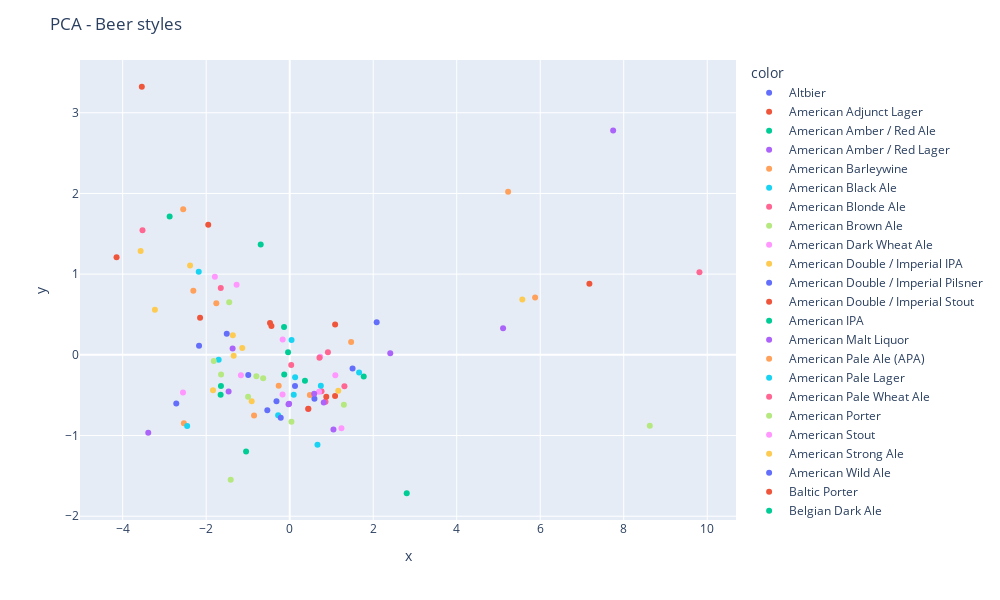

Source (notebook cell):
### Markdown cell above
Now now we have all of our features in place, we can perform PCA.

### Code cell
X_reduced_pca = PCA(n_components=2).fit(X).transform(X)

# Plot the data reduced in 2d space with PCA
fig = px.scatter(x=X_reduced_pca[:,0], y=X_reduced_pca[:,1], color=style_labels)
fig.update_layout(
    title='PCA - Beer styles',
    width=1000,
    height=600,
)
fig.show()

### Figure 1 — Plotly figure (JSON) as saved in the notebook; plotly's stock layout.template omitted (floating-point values rounded to 4 significant figures)
{"data": [{"hovertemplate": "color=Altbier<br>x=%{x}<br>y=%{y}<extra></extra>", "legendgroup": "Altbier", "marker": {"color": "#636efa", "symbol": "circle"}, "mode": "markers", "name": "Altbier", "orientation": "v", "showlegend": true, "type": "scatter", "x": [0.1266], "xaxis": "x", "y": [-0.3863], "yaxis": "y"}, {"hovertemplate": "color=American Adjunct Lager<br>x=%{x}<br>y=%{y}<extra></extra>", "legendgroup": "American Adjunct Lager", "marker": {"color": "#EF553B", "symbol": "circle"}, "mode": "markers", "name": "American Adjunct Lager", "orientation": "v", "showlegend": true, "type": "scatter", "x": [7.178], "xaxis": "x", "y": [0.8805], "yaxis": "y"}, {"hovertemplate": "color=American Amber / Red Ale<br>x=%{x}<br>y=%{y}<extra></extra>", "legendgroup": "American Amber / Red Ale", "marker": {"color": "#00cc96", "symbol": "circle"}, "mode": "markers", "name": "American Amber / Red Ale", "orientation": "v", "showlegend": true, "type": "scatter", "x": [-0.1316], "xaxis": "x", "y": [-0.2438], "yaxis": "y"}, {"hovertemplate": "color=American Amber / Red Lager<br>x=%{x}<br>y=%{y}<extra></extra>", "legendgroup": "American Amber / Red Lager", "marker": {"color": "#ab63fa", "symbol": "circle"}, "mode": "markers", "name": "American Amber / Red Lager", "orientation": "v", "showlegend": true, "type": "scatter", "x": [2.409], "xaxis": "x", "y": [0.0188], "yaxis": "y"}, {"hovertemplate": "color=American Barleywine<br>x=%{x}<br>y=%{y}<extra></extra>", "legendgroup": "American Barleywine", "marker": {"color": "#FFA15A", "symbol": "circle"}, "mode": "markers", "name": "American Barleywine", "orientation": "v", "showlegend": true, "type": "scatter", "x": [-2.551], "xaxis": "x", "y": [1.804], "yaxis": "y"}, {"hovertemplate": "color=American Black Ale<br>x=%{x}<br>y=%{y}<extra></extra>", "legendgroup": "American Black Ale", "marker": {"color": "#19d3f3", "symbol": "circle"}, "mode": "markers", "name": "American Black Ale", "orientation": "v", "showlegend": true, "type": "scatter", "x": [-1.701], "xaxis": "x", "y": [-0.05968], "yaxis": "y"}, {"hovertemplate": "color=American Blonde Ale<br>x=%{x}<br>y=%{y}<extra></extra>", "legendgroup": "American Blonde Ale", "marker": {"color": "#FF6692", "symbol": "circle"}, "mode": "markers", "name": "American Blonde Ale", "orientation": "v", "showlegend": true, "type": "scatter", "x": [1.311], "xaxis": "x", "y": [-0.388], "yaxis": "y"}, {"hovertemplate": "color=American Brown Ale<br>x=%{x}<br>y=%{y}<extra></extra>", "legendgroup": "American Brown Ale", "marker": {"color": "#B6E880", "symbol": "circle"}, "mode": "markers", "name": "American Brown Ale", "orientation": "v", "showlegend": true, "type": "scatter", "x": [-0.7982], "xaxis": "x", "y": [-0.2647], "yaxis": "y"}, {"hovertemplate": "color=American Dark Wheat Ale<br>x=%{x}<br>y=%{y}<extra></extra>", "legendgroup": "American Dark Wheat Ale", "marker": {"color": "#FF97FF", "symbol": "circle"}, "mode": "markers", "name": "American Dark Wheat Ale", "orientation": "v", "showlegend": true, "type": "scatter", "x": [0.73], "xaxis": "x", "y": [-0.02254], "yaxis": "y"}, {"hovertemplate": "color=American Double / Imperial IPA<br>x=%{x}<br>y=%{y}<extra></extra>", "legendgroup": "American Double / Imperial IPA", "marker": {"color": "#FECB52", "symbol": "circle"}, "mode": "markers", "name": "American Double / Imperial IPA", "orientation": "v", "showlegend": true, "type": "scatter", "x": [-3.229], "xaxis": "x", "y": [0.559], "yaxis": "y"}, {"hovertemplate": "color=American Double / Imperial Pilsner<br>x=%{x}<br>y=%{y}<extra></extra>", "legendgroup": "American Double / Imperial Pilsner", "marker": {"color": "#636efa", "symbol": "circle"}, "mode": "markers", "name": "American Double / Imperial Pilsner", "orientation": "v", "showlegend": true, "type": "scatter", "x": [-1.508], "xaxis": "x", "y": [0.2605], "yaxis": "y"}, {"hovertemplate": "color=American Double / Imperial Stout<br>x=%{x}<br>y=%{y}<extra></extra>", "legendgroup": "American Double / Imperial Stout", "marker": {"color": "#EF553B", "symbol": "circle"}, "mode": "markers", "name": "American Double / Imperial Stout", "orientation": "v", "showlegend": true, "type": "scatter", "x": [-4.147], "xaxis": "x", "y": [1.208], "yaxis": "y"}, {"hovertemplate": "color=American IPA<br>x=%{x}<br>y=%{y}<extra></extra>", "legendgroup": "American IPA", "marker": {"color": "#00cc96", "symbol": "circle"}, "mode": "markers", "name": "American IPA", "orientation": "v", "showlegend": true, "type": "scatter", "x": [-1.647], "xaxis": "x", "y": [-0.3854], "yaxis": "y"}, {"hovertemplate": "color=American Malt Liquor<br>x=%{x}<br>y=%{y}<extra></extra>", "legendgroup": "American Malt Liquor", "marker": {"color": "#ab63fa", "symbol": "circle"}, "mode": "markers", "name": "American Malt Liquor", "orientation": "v", "showlegend": true, "type": "scatter", "x": [7.747], "xaxis": "x", "y": [2.779], "yaxis": "y"}, {"hovertemplate": "color=American Pale Ale (APA)<br>x=%{x}<br>y=%{y}<extra></extra>", "legendgroup": "American Pale Ale (APA)", "marker": {"color": "#FFA15A", "symbol": "circle"}, "mode": "markers", "name": "American Pale Ale (APA)", "orientation": "v", "showlegend": true, "type": "scatter", "x": [-0.8538], "xaxis": "x", "y": [-0.7509], "yaxis": "y"}, {"hovertemplate": "color=American Pale Lager<br>x=%{x}<br>y=%{y}<extra></extra>", "legendgroup": "American Pale Lager", "marker": {"color": "#19d3f3", "symbol": "circle"}, "mode": "markers", "name": "American Pale Lager", "orientation": "v", "showlegend": true, "type": "scatter", "x": [1.662], "xaxis": "x", "y": [-0.2197], "yaxis": "y"}, {"hovertemplate": "color=American Pale Wheat Ale<br>x=%{x}<br>y=%{y}<extra></extra>", "legendgroup": "American Pale Wheat Ale", "marker": {"color": "#FF6692", "symbol": "circle"}, "mode": "markers", "name": "American Pale Wheat Ale", "orientation": "v", "showlegend": true, "type": "scatter", "x": [0.7622], "xaxis": "x", "y": [-0.45], "yaxis": "y"}, {"hovertemplate": "color=American Porter<br>x=%{x}<br>y=%{y}<extra></extra>", "legendgroup": "American Porter", "marker": {"color": "#B6E880", "symbol": "circle"}, "mode": "markers", "name": "American Porter", "orientation": "v", "showlegend": true, "type": "scatter", "x": [-1.644], "xaxis": "x", "y": [-0.2447], "yaxis": "y"}, {"hovertemplate": "color=American Stout<br>x=%{x}<br>y=%{y}<extra></extra>", "legendgroup": "American Stout", "marker": {"color": "#FF97FF", "symbol": "circle"}, "mode": "markers", "name": "American Stout", "orientation": "v", "showlegend": true, "type": "scatter", "x": [-1.169], "xaxis": "x", "y": [-0.2544], "yaxis": "y"}, {"hovertemplate": "color=American Strong Ale<br>x=%{x}<br>y=%{y}<extra></extra>", "legendgroup": "American Strong Ale", "marker": {"color": "#FECB52", "symbol": "circle"}, "mode": "markers", "name": "American Strong Ale", "orientation": "v", "showlegend": true, "type": "scatter", "x": [-2.387], "xaxis": "x", "y": [1.106], "yaxis": "y"}, {"hovertemplate": "color=American Wild Ale<br>x=%{x}<br>y=%{y}<extra></extra>", "legendgroup": "American Wild Ale", "marker": {"color": "#636efa", "symbol": "circle"}, "mode": "markers", "name": "American Wild Ale", "orientation": "v", "showlegend": true, "type": "scatter", "x": [-2.717], "xaxis": "x", "y": [-0.6046], "yaxis": "y"}, {"hovertemplate": "color=Baltic Porter<br>x=%{x}<br>y=%{y}<extra></extra>", "legendgroup": "Baltic Porter", "marker": {"color": "#EF553B", "symbol": "circle"}, "mode": "markers", "name": "Baltic Porter", "orientation": "v", "showlegend": true, "type": "scatter", "x": [-2.147], "xaxis": "x", "y": [0.4609], "yaxis": "y"}, {"hovertemplate": "color=Belgian Dark Ale<br>x=%{x}<br>y=%{y}<extra></extra>", "legendgroup": "Belgian Dark Ale", "marker": {"color": "#00cc96", "symbol": "circle"}, "mode": "markers", "name": "Belgian Dark Ale", "orientation": "v", "showlegend": true, "type": "scatter", "x": [-0.03922], "xaxis": "x", "y": [0.0332], "yaxis": "y"}, {"hovertemplate": "color=Belgian IPA<br>x=%{x}<br>y=%{y}<extra></extra>", "legendgroup": "Belgian IPA", "marker": {"color": "#ab63fa", "symbol": "circle"}, "mode": "markers", "name": "Belgian IPA", "orientation": "v", "showlegend": true, "type": "scatter", "x": [-1.368], "xaxis": "x", "y": [0.07955], "yaxis": "y"}, {"hovertemplate": "color=Belgian Pale Ale<br>x=%{x}<br>y=%{y}<extra></extra>", "legendgroup": "Belgian Pale Ale", "marker": {"color": "#FFA15A", "symbol": "circle"}, "mode": "markers", "name": "Belgian Pale Ale", "orientation": "v", "showlegend": true, "type": "scatter", "x": [-0.2637], "xaxis": "x", "y": [-0.3832], "yaxis": "y"}, {"hovertemplate": "color=Belgian Strong Dark Ale<br>x=%{x}<br>y=%{y}<extra></extra>", "legendgroup": "Belgian Strong Dark Ale", "marker": {"color": "#19d3f3", "symbol": "circle"}, "mode": "markers", "name": "Belgian Strong Dark Ale", "orientation": "v", "showlegend": true, "type": "scatter", "x": [-2.179], "xaxis": "x", "y": [1.03], "yaxis": "y"}, {"hovertemplate": "color=Belgian Strong Pale Ale<br>x=%{x}<br>y=%{y}<extra></extra>", "legendgroup": "Belgian Strong Pale Ale", "marker": {"color": "#FF6692", "symbol": "circle"}, "mode": "markers", "name": "Belgian Strong Pale Ale", "orientation": "v", "showlegend": true, "type": "scatter", "x": [-1.651], "xaxis": "x", "y": [0.828], "yaxis": "y"}, {"hovertemplate": "color=Berliner Weissbier<br>x=%{x}<br>y=%{y}<extra></extra>", "legendgroup": "Berliner Weissbier", "marker": {"color": "#B6E880", "symbol": "circle"}, "mode": "markers", "name": "Berliner Weissbier", "orientation": "v", "showlegend": true, "type": "scatter", "x": [-1.413], "xaxis": "x", "y": [-1.547], "yaxis": "y"}, {"hovertemplate": "color=Bière de Champagne / Bière Brut<br>x=%{x}<br>y=%{y}<extra></extra>", "legendgroup": "Bière de Champagne / Bière Brut", "marker": {"color": "#FF97FF", "symbol": "circle"}, "mode": "markers", "name": "Bière de Champagne / Bière Brut", "orientation": "v", "showlegend": true, "type": "scatter", "x": [-1.272], "xaxis": "x", "y": [0.8699], "yaxis": "y"}, {"hovertemplate": "color=Bière de Garde<br>x=%{x}<br>y=%{y}<extra></extra>", "legendgroup": "Bière de Garde", "marker": {"color": "#FECB52", "symbol": "circle"}, "mode": "markers", "name": "Bière de Garde", "orientation": "v", "showlegend": true, "type": "scatter", "x": [-1.137], "xaxis": "x", "y": [0.08347], "yaxis": "y"}, {"hovertemplate": "color=Black & Tan<br>x=%{x}<br>y=%{y}<extra></extra>", "legendgroup": "Black & Tan", "marker": {"color": "#636efa", "symbol": "circle"}, "mode": "markers", "name": "Black & Tan", "orientation": "v", "showlegend": true, "type": "scatter", "x": [2.083], "xaxis": "x", "y": [0.4029], "yaxis": "y"}, {"hovertemplate": "color=Bock<br>x=%{x}<br>y=%{y}<extra></extra>", "legendgroup": "Bock", "marker": {"color": "#EF553B", "symbol": "circle"}, "mode": "markers", "name": "Bock", "orientation": "v", "showlegend": true, "type": "scatter", "x": [1.088], "xaxis": "x", "y": [0.3771], "yaxis": "y"}, {"hovertemplate": "color=Braggot<br>x=%{x}<br>y=%{y}<extra></extra>", "legendgroup": "Braggot", "marker": {"color": "#00cc96", "symbol": "circle"}, "mode": "markers", "name": "Braggot", "orientation": "v", "showlegend": true, "type": "scatter", "x": [-0.6944], "xaxis": "x", "y": [1.369], "yaxis": "y"}, {"hovertemplate": "color=California Common / Steam Beer<br>x=%{x}<br>y=%{y}<extra></extra>", "legendgroup": "California Common / Steam Beer", "marker": {"color": "#ab63fa", "symbol": "circle"}, "mode": "markers", "name": "California Common / Steam Beer", "orientation": "v", "showlegend": true, "type": "scatter", "x": [-0.0283], "xaxis": "x", "y": [-0.6131], "yaxis": "y"}, {"hovertemplate": "color=Chile Beer<br>x=%{x}<br>y=%{y}<extra></extra>", "legendgroup": "Chile Beer", "marker": {"color": "#FFA15A", "symbol": "circle"}, "mode": "markers", "name": "Chile Beer", "orientation": "v", "showlegend": true, "type": "scatter", "x": [1.471], "xaxis": "x", "y": [0.1606], "yaxis": "y"}, {"hovertemplate": "color=Cream Ale<br>x=%{x}<br>y=%{y}<extra></extra>", "legendgroup": "Cream Ale", "marker": {"color": "#19d3f3", "symbol": "circle"}, "mode": "markers", "name": "Cream Ale", "orientation": "v", "showlegend": true, "type": "scatter", "x": [0.7453], "xaxis": "x", "y": [-0.3822], "yaxis": "y"}, {"hovertemplate": "color=Czech Pilsener<br>x=%{x}<br>y=%{y}<extra></extra>", "legendgroup": "Czech Pilsener", "marker": {"color": "#FF6692", "symbol": "circle"}, "mode": "markers", "name": "Czech Pilsener", "orientation": "v", "showlegend": true, "type": "scatter", "x": [0.8576], "xaxis": "x", "y": [-0.5805], "yaxis": "y"}, {"hovertemplate": "color=Doppelbock<br>x=%{x}<br>y=%{y}<extra></extra>", "legendgroup": "Doppelbock", "marker": {"color": "#B6E880", "symbol": "circle"}, "mode": "markers", "name": "Doppelbock", "orientation": "v", "showlegend": true, "type": "scatter", "x": [-1.449], "xaxis": "x", "y": [0.6518], "yaxis": "y"}, {"hovertemplate": "color=Dortmunder / Export Lager<br>x=%{x}<br>y=%{y}<extra></extra>", "legendgroup": "Dortmunder / Export Lager", "marker": {"color": "#FF97FF", "symbol": "circle"}, "mode": "markers", "name": "Dortmunder / Export Lager", "orientation": "v", "showlegend": true, "type": "scatter", "x": [0.7045], "xaxis": "x", "y": [-0.4572], "yaxis": "y"}, {"hovertemplate": "color=Dubbel<br>x=%{x}<br>y=%{y}<extra></extra>", "legendgroup": "Dubbel", "marker": {"color": "#FECB52", "symbol": "circle"}, "mode": "markers", "name": "Dubbel", "orientation": "v", "showlegend": true, "type": "scatter", "x": [-1.363], "xaxis": "x", "y": [0.2424], "yaxis": "y"}, {"hovertemplate": "color=Dunkelweizen<br>x=%{x}<br>y=%{y}<extra></extra>", "legendgroup": "Dunkelweizen", "marker": {"color": "#636efa", "symbol": "circle"}, "mode": "markers", "name": "Dunkelweizen", "orientation": "v", "showlegend": true, "type": "scatter", "x": [-0.3168], "xaxis": "x", "y": [-0.5751], "yaxis": "y"}, {"hovertemplate": "color=Eisbock<br>x=%{x}<br>y=%{y}<extra></extra>", "legendgroup": "Eisbock", "marker": {"color": "#EF553B", "symbol": "circle"}, "mode": "markers", "name": "Eisbock", "orientation": "v", "showlegend": true, "type": "scatter", "x": [-3.542], "xaxis": "x", "y": [3.322], "yaxis": "y"}, {"hovertemplate": "color=English Barleywine<br>x=%{x}<br>y=%{y}<extra></extra>", "legendgroup": "English Barleywine", "marker": {"color": "#00cc96", "symbol": "circle"}, "mode": "markers", "name": "English Barleywine", "orientation": "v", "showlegend": true, "type": "scatter", "x": [-2.875], "xaxis": "x", "y": [1.713], "yaxis": "y"}, {"hovertemplate": "color=English Bitter<br>x=%{x}<br>y=%{y}<extra></extra>", "legendgroup": "English Bitter", "marker": {"color": "#ab63fa", "symbol": "circle"}, "mode": "markers", "name": "English Bitter", "orientation": "v", "showlegend": true, "type": "scatter", "x": [1.047], "xaxis": "x", "y": [-0.9242], "yaxis": "y"}, {"hovertemplate": "color=English Brown Ale<br>x=%{x}<br>y=%{y}<extra></extra>", "legendgroup": "English Brown Ale", "marker": {"color": "#FFA15A", "symbol": "circle"}, "mode": "markers", "name": "English Brown Ale", "orientation": "v", "showlegend": true, "type": "scatter", "x": [0.4826], "xaxis": "x", "y": [-0.4986], "yaxis": "y"}, {"hovertemplate": "color=English Dark Mild Ale<br>x=%{x}<br>y=%{y}<extra></extra>", "legendgroup": "English Dark Mild Ale", "marker": {"color": "#19d3f3", "symbol": "circle"}, "mode": "markers", "name": "English Dark Mild Ale", "orientation": "v", "showlegend": true, "type": "scatter", "x": [0.665], "xaxis": "x", "y": [-1.113], "yaxis": "y"}, {"hovertemplate": "color=English India Pale Ale (IPA)<br>x=%{x}<br>y=%{y}<extra></extra>", "legendgroup": "English India Pale Ale (IPA)", "marker": {"color": "#FF6692", "symbol": "circle"}, "mode": "markers", "name": "English India Pale Ale (IPA)", "orientation": "v", "showlegend": true, "type": "scatter", "x": [0.7123], "xaxis": "x", "y": [-0.03701], "yaxis": "y"}, {"hovertemplate": "color=English Pale Ale<br>x=%{x}<br>y=%{y}<extra></extra>", "legendgroup": "English Pale Ale", "marker": {"color": "#B6E880", "symbol": "circle"}, "mode": "markers", "name": "English Pale Ale", "orientation": "v", "showlegend": true, "type": "scatter", "x": [1.298], "xaxis": "x", "y": [-0.6173], "yaxis": "y"}, {"hovertemplate": "color=English Pale Mild Ale<br>x=%{x}<br>y=%{y}<extra></extra>", "legendgroup": "English Pale Mild Ale", "marker": {"color": "#FF97FF", "symbol": "circle"}, "mode": "markers", "name": "English Pale Mild Ale", "orientation": "v", "showlegend": true, "type": "scatter", "x": [1.239], "xaxis": "x", "y": [-0.9087], "yaxis": "y"}, {"hovertemplate": "color=English Porter<br>x=%{x}<br>y=%{y}<extra></extra>", "legendgroup": "English Porter", "marker": {"color": "#FECB52", "symbol": "circle"}, "mode": "markers", "name": "English Porter", "orientation": "v", "showlegend": true, "type": "scatter", "x": [-0.9105], "xaxis": "x", "y": [-0.5761], "yaxis": "y"}, {"hovertemplate": "color=English Stout<br>x=%{x}<br>y=%{y}<extra></extra>", "legendgroup": "English Stout", "marker": {"color": "#636efa", "symbol": "circle"}, "mode": "markers", "name": "English Stout", "orientation": "v", "showlegend": true, "type": "scatter", "x": [-0.5365], "xaxis": "x", "y": [-0.6863], "yaxis": "y"}, {"hovertemplate": "color=English Strong Ale<br>x=%{x}<br>y=%{y}<extra></extra>", "legendgroup": "English Strong Ale", "marker": {"color": "#EF553B", "symbol": "circle"}, "mode": "markers", "name": "English Strong Ale", "orientation": "v", "showlegend": true, "type": "scatter", "x": [-0.4712], "xaxis": "x", "y": [0.3952], "yaxis": "y"}, {"hovertemplate": "color=Euro Dark Lager<br>x=%{x}<br>y=%{y}<extra></extra>", "legendgroup": "Euro Dark Lager", "marker": {"color": "#00cc96", "symbol": "circle"}, "mode": "markers", "name": "Euro Dark Lager", "orientation": "v", "showlegend": true, "type": "scatter", "x": [1.773], "xaxis": "x", "y": [-0.2696], "yaxis": "y"}, {"hovertemplate": "color=Euro Pale Lager<br>x=%{x}<br>y=%{y}<extra></extra>", "legendgroup": "Euro Pale Lager", "marker": {"color": "#ab63fa", "symbol": "circle"}, "mode": "markers", "name": "Euro Pale Lager", "orientation": "v", "showlegend": true, "type": "scatter", "x": [5.11], "xaxis": "x", "y": [0.3302], "yaxis": "y"}, {"hovertemplate": "color=Euro Strong Lager<br>x=%{x}<br>y=%{y}<extra></extra>", "legendgroup": "Euro Strong Lager", "marker": {"color": "#FFA15A", "symbol": "circle"}, "mode": "markers", "name": "Euro Strong Lager", "orientation": "v", "showlegend": true, "type": "scatter", "x": [5.231], "xaxis": "x", "y": [2.019], "yaxis": "y"}, {"hovertemplate": "color=Extra Special / Strong Bitter (ESB)<br>x=%{x}<br>y=%{y}<extra></extra>", "legendgroup": "Extra Special / Strong Bitter (ESB)", "marker": {"color": "#19d3f3", "symbol": "circle"}, "mode": "markers", "name": "Extra Special / Strong Bitter (ESB)", "orientation": "v", "showlegend": true, "type": "scatter", "x": [0.09666], "xaxis": "x", "y": [-0.4945], "yaxis": "y"}, {"hovertemplate": "color=Faro<br>x=%{x}<br>y=%{y}<extra></extra>", "legendgroup": "Faro", "marker": {"color": "#FF6692", "symbol": "circle"}, "mode": "markers", "name": "Faro", "orientation": "v", "showlegend": true, "type": "scatter", "x": [0.4447], "xaxis": "x", "y": [-0.6709], "yaxis": "y"}, {"hovertemplate": "color=Flanders Oud Bruin<br>x=%{x}<br>y=%{y}<extra></extra>", "legendgroup": "Flanders Oud Bruin", "marker": {"color": "#B6E880", "symbol": "circle"}, "mode": "markers", "name": "Flanders Oud Bruin", "orientation": "v", "showlegend": true, "type": "scatter", "x": [-1.818], "xaxis": "x", "y": [-0.07631], "yaxis": "y"}, {"hovertemplate": "color=Flanders Red Ale<br>x=%{x}<br>y=%{y}<extra></extra>", "legendgroup": "Flanders Red Ale", "marker": {"color": "#FF97FF", "symbol": "circle"}, "mode": "markers", "name": "Flanders Red Ale", "orientation": "v", "showlegend": true, "type": "scatter", "x": [-2.556], "xaxis": "x", "y": [-0.468], "yaxis": "y"}, {"hovertemplate": "color=Foreign / Export Stout<br>x=%{x}<br>y=%{y}<extra></extra>", "legendgroup": "Foreign / Export Stout", "marker": {"color": "#FECB52", "symbol": "circle"}, "mode": "markers", "name": "Foreign / Export Stout", "orientation": "v", "showlegend": true, "type": "scatter", "x": [-1.342], "xaxis": "x", "y": [-0.01189], "yaxis": "y"}, {"hovertemplate": "color=Fruit / Vegetable Beer<br>x=%{x}<br>y=%{y}<extra></extra>", "legendgroup": "Fruit / Vegetable Beer", "marker": {"color": "#636efa", "symbol": "circle"}, "mode": "markers", "name": "Fruit / Vegetable Beer", "orientation": "v", "showlegend": true, "type": "scatter", "x": [1.506], "xaxis": "x", "y": [-0.1695], "yaxis": "y"}, {"hovertemplate": "color=German Pilsener<br>x=%{x}<br>y=%{y}<extra></extra>", "legendgroup": "German Pilsener", "marker": {"color": "#EF553B", "symbol": "circle"}, "mode": "markers", "name": "German Pilsener", "orientation": "v", "showlegend": true, "type": "scatter", "x": [1.087], "xaxis": "x", "y": [-0.5105], "yaxis": "y"}, {"hovertemplate": "color=Gose<br>x=%{x}<br>y=%{y}<extra></extra>", "legendgroup": "Gose", "marker": {"color": "#00cc96", "symbol": "circle"}, "mode": "markers", "name": "Gose", "orientation": "v", "showlegend": true, "type": "scatter", "x": [-1.045], "xaxis": "x", "y": [-1.199], "yaxis": "y"}, {"hovertemplate": "color=Gueuze<br>x=%{x}<br>y=%{y}<extra></extra>", "legendgroup": "Gueuze", "marker": {"color": "#ab63fa", "symbol": "circle"}, "mode": "markers", "name": "Gueuze", "orientation": "v", "showlegend": true, "type": "scatter", "x": [-3.388], "xaxis": "x", "y": [-0.9663], "yaxis": "y"}, {"hovertemplate": "color=Happoshu<br>x=%{x}<br>y=%{y}<extra></extra>", "legendgroup": "Happoshu", "marker": {"color": "#FFA15A", "symbol": "circle"}, "mode": "markers", "name": "Happoshu", "orientation": "v", "showlegend": true, "type": "scatter", "x": [5.877], "xaxis": "x", "y": [0.7111], "yaxis": "y"}, {"hovertemplate": "color=Hefeweizen<br>x=%{x}<br>y=%{y}<extra></extra>", "legendgroup": "Hefeweizen", "marker": {"color": "#19d3f3", "symbol": "circle"}, "mode": "markers", "name": "Hefeweizen", "orientation": "v", "showlegend": true, "type": "scatter", "x": [-0.2768], "xaxis": "x", "y": [-0.7498], "yaxis": "y"}, {"hovertemplate": "color=Herbed / Spiced Beer<br>x=%{x}<br>y=%{y}<extra></extra>", "legendgroup": "Herbed / Spiced Beer", "marker": {"color": "#FF6692", "symbol": "circle"}, "mode": "markers", "name": "Herbed / Spiced Beer", "orientation": "v", "showlegend": true, "type": "scatter", "x": [0.9148], "xaxis": "x", "y": [0.03281], "yaxis": "y"}, {"hovertemplate": "color=Irish Dry Stout<br>x=%{x}<br>y=%{y}<extra></extra>", "legendgroup": "Irish Dry Stout", "marker": {"color": "#B6E880", "symbol": "circle"}, "mode": "markers", "name": "Irish Dry Stout", "orientation": "v", "showlegend": true, "type": "scatter", "x": [0.04138], "xaxis": "x", "y": [-0.828], "yaxis": "y"}, {"hovertemplate": "color=Irish Red Ale<br>x=%{x}<br>y=%{y}<extra></extra>", "legendgroup": "Irish Red Ale", "marker": {"color": "#FF97FF", "symbol": "circle"}, "mode": "markers", "name": "Irish Red Ale", "orientation": "v", "showlegend": true, "type": "scatter", "x": [1.092], "xaxis": "x", "y": [-0.2525], "yaxis": "y"}, {"hovertemplate": "color=Japanese Rice Lager<br>x=%{x}<br>y=%{y}<extra></extra>", "legendgroup": "Japanese Rice Lager", "marker": {"color": "#FECB52", "symbol": "circle"}, "mode": "markers", "name": "Japanese Rice Lager", "orientation": "v", "showlegend": true, "type": "scatter", "x": [5.572], "xaxis": "x", "y": [0.6859], "yaxis": "y"}, {"hovertemplate": "color=Kellerbier / Zwickelbier<br>x=%{x}<br>y=%{y}<extra></extra>", "legendgroup": "Kellerbier / Zwickelbier", "marker": {"color": "#636efa", "symbol": "circle"}, "mode": "markers", "name": "Kellerbier / Zwickelbier", "orientation": "v", "showlegend": true, "type": "scatter", "x": [-0.2151], "xaxis": "x", "y": [-0.7792], "yaxis": "y"}, {"hovertemplate": "color=Kristalweizen<br>x=%{x}<br>y=%{y}<extra></extra>", "legendgroup": "Kristalweizen", "marker": {"color": "#EF553B", "symbol": "circle"}, "mode": "markers", "name": "Kristalweizen", "orientation": "v", "showlegend": true, "type": "scatter", "x": [0.8763], "xaxis": "x", "y": [-0.5195], "yaxis": "y"}, {"hovertemplate": "color=Kvass<br>x=%{x}<br>y=%{y}<extra></extra>", "legendgroup": "Kvass", "marker": {"color": "#00cc96", "symbol": "circle"}, "mode": "markers", "name": "Kvass", "orientation": "v", "showlegend": true, "type": "scatter", "x": [2.803], "xaxis": "x", "y": [-1.715], "yaxis": "y"}, {"hovertemplate": "color=Kölsch<br>x=%{x}<br>y=%{y}<extra></extra>", "legendgroup": "Kölsch", "marker": {"color": "#ab63fa", "symbol": "circle"}, "mode": "markers", "name": "Kölsch", "orientation": "v", "showlegend": true, "type": "scatter", "x": [0.8155], "xaxis": "x", "y": [-0.5912], "yaxis": "y"}, {"hovertemplate": "color=Lambic - Fruit<br>x=%{x}<br>y=%{y}<extra></extra>", "legendgroup": "Lambic - Fruit", "marker": {"color": "#FFA15A", "symbol": "circle"}, "mode": "markers", "name": "Lambic - Fruit", "orientation": "v", "showlegend": true, "type": "scatter", "x": [-2.535], "xaxis": "x", "y": [-0.8468], "yaxis": "y"}, {"hovertemplate": "color=Lambic - Unblended<br>x=%{x}<br>y=%{y}<extra></extra>", "legendgroup": "Lambic - Unblended", "marker": {"color": "#19d3f3", "symbol": "circle"}, "mode": "markers", "name": "Lambic - Unblended", "orientation": "v", "showlegend": true, "type": "scatter", "x": [-2.456], "xaxis": "x", "y": [-0.881], "yaxis": "y"}, {"hovertemplate": "color=Light Lager<br>x=%{x}<br>y=%{y}<extra></extra>", "legendgroup": "Light Lager", "marker": {"color": "#FF6692", "symbol": "circle"}, "mode": "markers", "name": "Light Lager", "orientation": "v", "showlegend": true, "type": "scatter", "x": [9.814], "xaxis": "x", "y": [1.023], "yaxis": "y"}, {"hovertemplate": "color=Low Alcohol Beer<br>x=%{x}<br>y=%{y}<extra></extra>", "legendgroup": "Low Alcohol Beer", "marker": {"color": "#B6E880", "symbol": "circle"}, "mode": "markers", "name": "Low Alcohol Beer", "orientation": "v", "showlegend": true, "type": "scatter", "x": [8.624], "xaxis": "x", "y": [-0.8778], "yaxis": "y"}, {"hovertemplate": "color=Maibock / Helles Bock<br>x=%{x}<br>y=%{y}<extra></extra>", "legendgroup": "Maibock / Helles Bock", "marker": {"color": "#FF97FF", "symbol": "circle"}, "mode": "markers", "name": "Maibock / Helles Bock", "orientation": "v", "showlegend": true, "type": "scatter", "x": [-0.1687], "xaxis": "x", "y": [0.1886], "yaxis": "y"}, {"hovertemplate": "color=Milk / Sweet Stout<br>x=%{x}<br>y=%{y}<extra></extra>", "legendgroup": "Milk / Sweet Stout", "marker": {"color": "#FECB52", "symbol": "circle"}, "mode": "markers", "name": "Milk / Sweet Stout", "orientation": "v", "showlegend": true, "type": "scatter", "x": [-1.837], "xaxis": "x", "y": [-0.4398], "yaxis": "y"}, {"hovertemplate": "color=Munich Dunkel Lager<br>x=%{x}<br>y=%{y}<extra></extra>", "legendgroup": "Munich Dunkel Lager", "marker": {"color": "#636efa", "symbol": "circle"}, "mode": "markers", "name": "Munich Dunkel Lager", "orientation": "v", "showlegend": true, "type": "scatter", "x": [0.592], "xaxis": "x", "y": [-0.5452], "yaxis": "y"}, {"hovertemplate": "color=Munich Helles Lager<br>x=%{x}<br>y=%{y}<extra></extra>", "legendgroup": "Munich Helles Lager", "marker": {"color": "#EF553B", "symbol": "circle"}, "mode": "markers", "name": "Munich Helles Lager", "orientation": "v", "showlegend": true, "type": "scatter", "x": [0.4455], "xaxis": "x", "y": [-0.6696], "yaxis": "y"}, {"hovertemplate": "color=Märzen / Oktoberfest<br>x=%{x}<br>y=%{y}<extra></extra>", "legendgroup": "Märzen / Oktoberfest", "marker": {"color": "#00cc96", "symbol": "circle"}, "mode": "markers", "name": "Märzen / Oktoberfest", "orientation": "v", "showlegend": true, "type": "scatter", "x": [0.3653], "xaxis": "x", "y": [-0.3211], "yaxis": "y"}, {"hovertemplate": "color=Oatmeal Stout<br>x=%{x}<br>y=%{y}<extra></extra>", "legendgroup": "Oatmeal Stout", "marker": {"color": "#ab63fa", "symbol": "circle"}, "mode": "markers", "name": "Oatmeal Stout", "orientation": "v", "showlegend": true, "type": "scatter", "x": [-1.464], "xaxis": "x", "y": [-0.4554], "yaxis": "y"}, {"hovertemplate": "color=Old Ale<br>x=%{x}<br>y=%{y}<extra></extra>", "legendgroup": "Old Ale", "marker": {"color": "#FFA15A", "symbol": "circle"}, "mode": "markers", "name": "Old Ale", "orientation": "v", "showlegend": true, "type": "scatter", "x": [-2.308], "xaxis": "x", "y": [0.7948], "yaxis": "y"}, {"hovertemplate": "color=Pumpkin Ale<br>x=%{x}<br>y=%{y}<extra></extra>", "legendgroup": "Pumpkin Ale", "marker": {"color": "#19d3f3", "symbol": "circle"}, "mode": "markers", "name": "Pumpkin Ale", "orientation": "v", "showlegend": true, "type": "scatter", "x": [0.04398], "xaxis": "x", "y": [0.1827], "yaxis": "y"}, {"hovertemplate": "color=Quadrupel (Quad)<br>x=%{x}<br>y=%{y}<extra></extra>", "legendgroup": "Quadrupel (Quad)", "marker": {"color": "#FF6692", "symbol": "circle"}, "mode": "markers", "name": "Quadrupel (Quad)", "orientation": "v", "showlegend": true, "type": "scatter", "x": [-3.526], "xaxis": "x", "y": [1.542], "yaxis": "y"}, {"hovertemplate": "color=Rauchbier<br>x=%{x}<br>y=%{y}<extra></extra>", "legendgroup": "Rauchbier", "marker": {"color": "#B6E880", "symbol": "circle"}, "mode": "markers", "name": "Rauchbier", "orientation": "v", "showlegend": true, "type": "scatter", "x": [-0.9972], "xaxis": "x", "y": [-0.5185], "yaxis": "y"}, {"hovertemplate": "color=Roggenbier<br>x=%{x}<br>y=%{y}<extra></extra>", "legendgroup": "Roggenbier", "marker": {"color": "#FF97FF", "symbol": "circle"}, "mode": "markers", "name": "Roggenbier", "orientation": "v", "showlegend": true, "type": "scatter", "x": [-0.1717], "xaxis": "x", "y": [-0.493], "yaxis": "y"}, {"hovertemplate": "color=Russian Imperial Stout<br>x=%{x}<br>y=%{y}<extra></extra>", "legendgroup": "Russian Imperial Stout", "marker": {"color": "#FECB52", "symbol": "circle"}, "mode": "markers", "name": "Russian Imperial Stout", "orientation": "v", "showlegend": true, "type": "scatter", "x": [-3.571], "xaxis": "x", "y": [1.286], "yaxis": "y"}, {"hovertemplate": "color=Rye Beer<br>x=%{x}<br>y=%{y}<extra></extra>", "legendgroup": "Rye Beer", "marker": {"color": "#636efa", "symbol": "circle"}, "mode": "markers", "name": "Rye Beer", "orientation": "v", "showlegend": true, "type": "scatter", "x": [-0.9921], "xaxis": "x", "y": [-0.2501], "yaxis": "y"}, {"hovertemplate": "color=Sahti<br>x=%{x}<br>y=%{y}<extra></extra>", "legendgroup": "Sahti", "marker": {"color": "#EF553B", "symbol": "circle"}, "mode": "markers", "name": "Sahti", "orientation": "v", "showlegend": true, "type": "scatter", "x": [-0.4374], "xaxis": "x", "y": [0.3559], "yaxis": "y"}, {"hovertemplate": "color=Saison / Farmhouse Ale<br>x=%{x}<br>y=%{y}<extra></extra>", "legendgroup": "Saison / Farmhouse Ale", "marker": {"color": "#00cc96", "symbol": "circle"}, "mode": "markers", "name": "Saison / Farmhouse Ale", "orientation": "v", "showlegend": true, "type": "scatter", "x": [-1.654], "xaxis": "x", "y": [-0.4936], "yaxis": "y"}, {"hovertemplate": "color=Schwarzbier<br>x=%{x}<br>y=%{y}<extra></extra>", "legendgroup": "Schwarzbier", "marker": {"color": "#ab63fa", "symbol": "circle"}, "mode": "markers", "name": "Schwarzbier", "orientation": "v", "showlegend": true, "type": "scatter", "x": [-0.01384], "xaxis": "x", "y": [-0.6074], "yaxis": "y"}, {"hovertemplate": "color=Scotch Ale / Wee Heavy<br>x=%{x}<br>y=%{y}<extra></extra>", "legendgroup": "Scotch Ale / Wee Heavy", "marker": {"color": "#FFA15A", "symbol": "circle"}, "mode": "markers", "name": "Scotch Ale / Wee Heavy", "orientation": "v", "showlegend": true, "type": "scatter", "x": [-1.757], "xaxis": "x", "y": [0.6401], "yaxis": "y"}, {"hovertemplate": "color=Scottish Ale<br>x=%{x}<br>y=%{y}<extra></extra>", "legendgroup": "Scottish Ale", "marker": {"color": "#19d3f3", "symbol": "circle"}, "mode": "markers", "name": "Scottish Ale", "orientation": "v", "showlegend": true, "type": "scatter", "x": [0.1296], "xaxis": "x", "y": [-0.2767], "yaxis": "y"}, {"hovertemplate": "color=Scottish Gruit / Ancient Herbed Ale<br>x=%{x}<br>y=%{y}<extra></extra>", "legendgroup": "Scottish Gruit / Ancient Herbed Ale", "marker": {"color": "#FF6692", "symbol": "circle"}, "mode": "markers", "name": "Scottish Gruit / Ancient Herbed Ale", "orientation": "v", "showlegend": true, "type": "scatter", "x": [0.03609], "xaxis": "x", "y": [-0.1253], "yaxis": "y"}, {"hovertemplate": "color=Smoked Beer<br>x=%{x}<br>y=%{y}<extra></extra>", "legendgroup": "Smoked Beer", "marker": {"color": "#B6E880", "symbol": "circle"}, "mode": "markers", "name": "Smoked Beer", "orientation": "v", "showlegend": true, "type": "scatter", "x": [-0.6356], "xaxis": "x", "y": [-0.2899], "yaxis": "y"}, {"hovertemplate": "color=Tripel<br>x=%{x}<br>y=%{y}<extra></extra>", "legendgroup": "Tripel", "marker": {"color": "#FF97FF", "symbol": "circle"}, "mode": "markers", "name": "Tripel", "orientation": "v", "showlegend": true, "type": "scatter", "x": [-1.793], "xaxis": "x", "y": [0.9672], "yaxis": "y"}, {"hovertemplate": "color=Vienna Lager<br>x=%{x}<br>y=%{y}<extra></extra>", "legendgroup": "Vienna Lager", "marker": {"color": "#FECB52", "symbol": "circle"}, "mode": "markers", "name": "Vienna Lager", "orientation": "v", "showlegend": true, "type": "scatter", "x": [1.163], "xaxis": "x", "y": [-0.4437], "yaxis": "y"}, {"hovertemplate": "color=Weizenbock<br>x=%{x}<br>y=%{y}<extra></extra>", "legendgroup": "Weizenbock", "marker": {"color": "#636efa", "symbol": "circle"}, "mode": "markers", "name": "Weizenbock", "orientation": "v", "showlegend": true, "type": "scatter", "x": [-2.172], "xaxis": "x", "y": [0.1123], "yaxis": "y"}, {"hovertemplate": "color=Wheatwine<br>x=%{x}<br>y=%{y}<extra></extra>", "legendgroup": "Wheatwine", "marker": {"color": "#EF553B", "symbol": "circle"}, "mode": "markers", "name": "Wheatwine", "orientation": "v", "showlegend": true, "type": "scatter", "x": [-1.952], "xaxis": "x", "y": [1.612], "yaxis": "y"}, {"hovertemplate": "color=Winter Warmer<br>x=%{x}<br>y=%{y}<extra></extra>", "legendgroup": "Winter Warmer", "marker": {"color": "#00cc96", "symbol": "circle"}, "mode": "markers", "name": "Winter Warmer", "orientation": "v", "showlegend": true, "type": "scatter", "x": [-0.1355], "xaxis": "x", "y": [0.3453], "yaxis": "y"}, {"hovertemplate": "color=Witbier<br>x=%{x}<br>y=%{y}<extra></extra>", "legendgroup": "Witbier", "marker": {"color": "#ab63fa", "symbol": "circle"}, "mode": "markers", "name": "Witbier", "orientation": "v", "showlegend": true, "type": "scatter", "x": [0.5864], "xaxis": "x", "y": [-0.4835], "yaxis": "y"}], "layout": {"height": 600, "legend": {"title": {"text": "color"}, "tracegroupgap": 0}, "margin": {"t": 60}, "title": {"text": "PCA - Beer styles"}, "width": 1000, "xaxis": {"anchor": "y", "domain": [0, 1], "title": {"text": "x"}}, "yaxis": {"anchor": "x", "domain": [0, 1], "title": {"text": "y"}}}}
